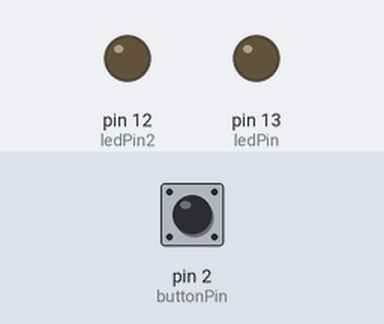
The sketch below on a simulated Arduino Uno, built with avr-gcc and run on an emulated ATmega328P. Shown: output pins drawn as LEDs (lit = HIGH). The inputs (shaded band) are chosen by the test bench; at power-on: pin 2 (buttonPin) HIGH.

Above: at 1.2 s.
1.3 s: pin 2 (buttonPin) pulled LOW for 0.15 s
At 2.5 s:
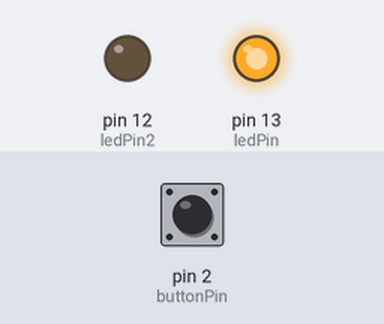
4.4 s: pin 2 (buttonPin) pulled LOW for 1 s
At 4.9 s:
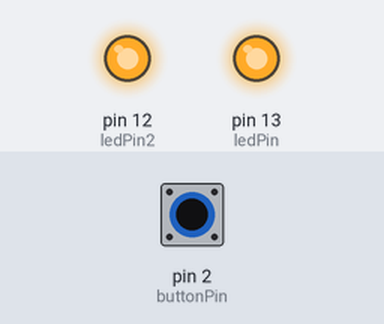
7.7 s: pin 2 (buttonPin) pulled LOW for 3.2 s
At 12.5 s:
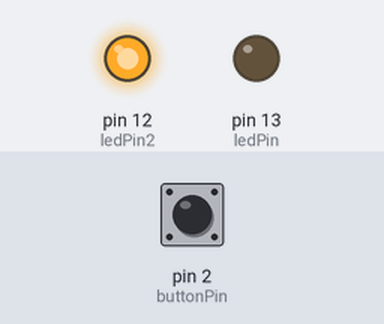
Timing chart, 0 to 14.0 s (numbered marks = the images above; inputs shaded):
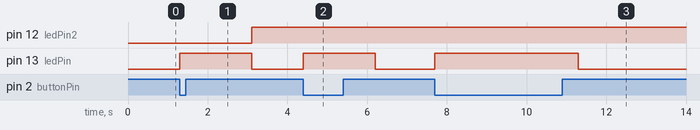

Measured:
- after the input at 1.3 s, pin 12 (ledPin2): LOW → HIGH after 1.8 s; pin 13 (ledPin): LOW → HIGH at once, → LOW 1.8 s later
- after the input at 4.4 s, pin 13 (ledPin): LOW → HIGH at once, → LOW 1.8 s later
- after the input at 7.7 s, pin 13 (ledPin): LOW → HIGH at once, → LOW 3.6 s later

The sketch:

______1_-_Chrome.lnk.ino
```cpp
const int buttonPin = 2;
const int ledPin = 13;
const int ledPin2 = 12;
int buttonState = 0;
void setup()
{
pinMode(ledPin, OUTPUT);
pinMode(ledPin2, OUTPUT);
pinMode(buttonPin,INPUT);
}
void loop()
{
buttonState = digitalRead(buttonPin);
if (buttonState == LOW)
{
digitalWrite(ledPin, HIGH);
delay (1800);
digitalWrite(ledPin2, HIGH);

}
else
{
digitalWrite(ledPin, LOW);
}
}
```
